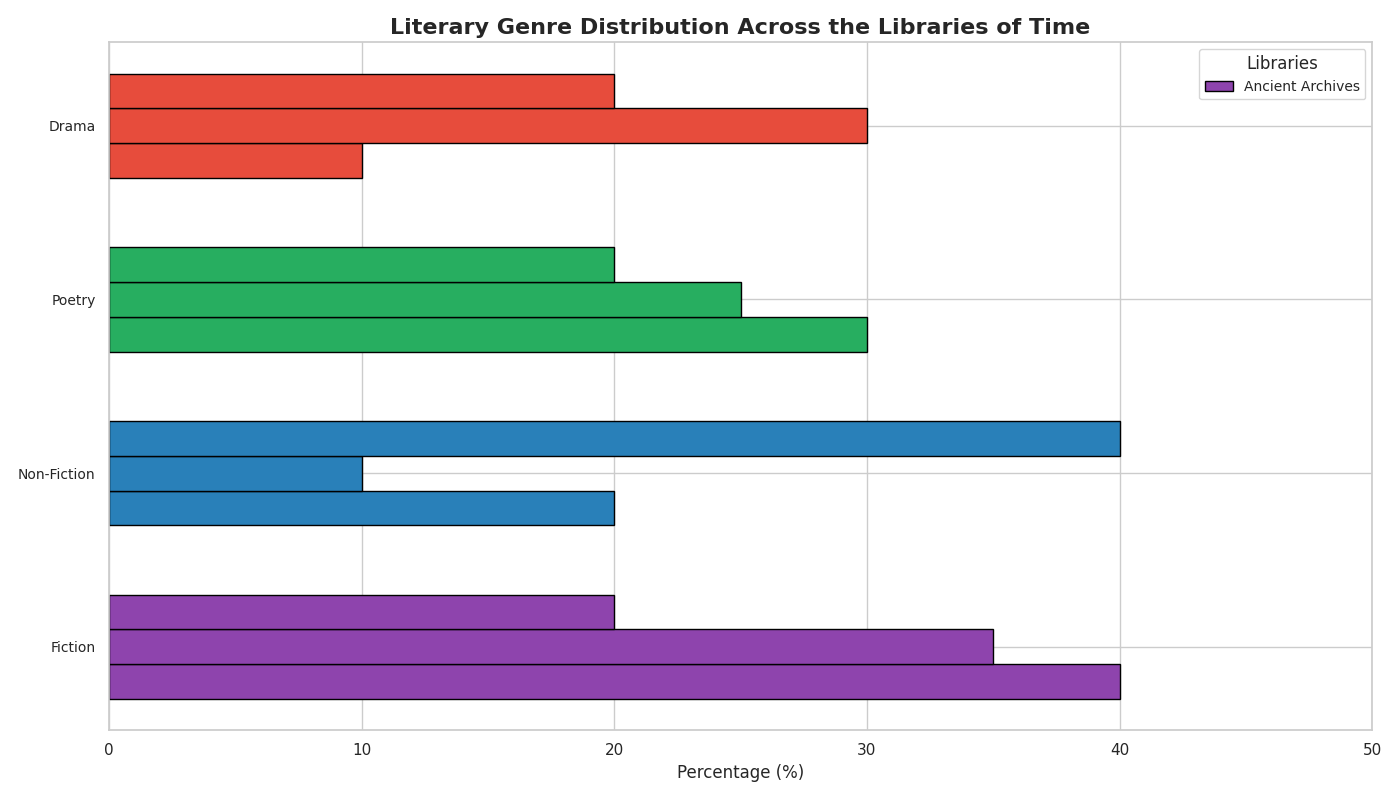

This figure's Python source:
import matplotlib.pyplot as plt
import numpy as np

# Data setup
libraries = ['Ancient Archives', 'Renaissance Repository', 'Modern Manuscript']
genres = ['Fiction', 'Non-Fiction', 'Poetry', 'Drama']
percentage_data = np.array([
    [40, 20, 30, 10],
    [35, 10, 25, 30],
    [20, 40, 20, 20],
])

# Define bar positions and colors
num_genres = len(genres)
new_colors = ['#8E44AD', '#2980B9', '#27AE60', '#E74C3C']

# Create figure
fig, ax = plt.subplots(figsize=(14, 8))

# Plot horizontal bars
for i in range(len(libraries)):
    ax.barh(np.arange(num_genres) + i*0.2, percentage_data[i], height=0.2, 
            color=new_colors, edgecolor='black', label=libraries[i] if i == 0 else "")

# Customize the axes
ax.set_yticks(np.arange(num_genres) + 0.2)
ax.set_yticklabels(genres, fontsize=10)
ax.set_xlim(0, 50)
ax.set_xlabel('Percentage (%)', fontsize=12)
ax.set_title('Literary Genre Distribution Across the Libraries of Time', fontsize=16, fontweight='bold')

# Add legend
ax.legend(title='Libraries', loc='upper right', fontsize=10)

# Adjust layout
plt.tight_layout()

# Display the plot
plt.show()
